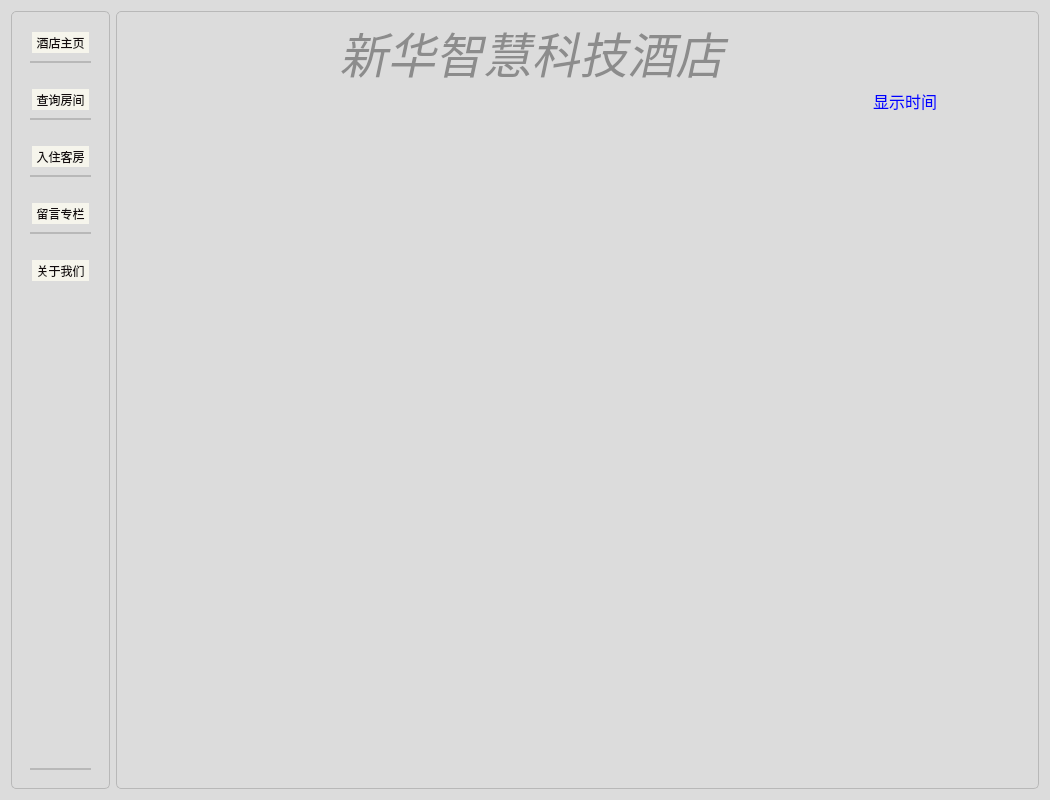
<?xml version="1.0" encoding="UTF-8"?>
<ui version="4.0">
 <class>clientWidget</class>
 <widget class="QWidget" name="clientWidget">
  <property name="geometry">
   <rect>
    <x>0</x>
    <y>0</y>
    <width>1050</width>
    <height>800</height>
   </rect>
  </property>
  <property name="windowTitle">
   <string>Form</string>
  </property>
  <property name="styleSheet">
   <string notr="true">QWidget#frmLogin,QWidget#frmPopup,QWidget#frmHostInfo,QWidget#frmLogout,QWidget#frmConfig,QWidget#frmData,QWidget#frmDefence,QWidget#frmHost,QWidget#frmMain,QWidget#frmPwd,QWidget#frmSelect,QWidget#frmMessageBox{
	
	border:1px solid #454648;
	border-radius:0px;	
}
.QFrame{
	border:1px solid #B8B8B8;
	border-radius:5px;
}
QWidget#widget_title{
	background: qlineargradient(spread:pad, x1:0, y1:0, x2:0, y2:1, stop:0 #454648, stop:1 #7A7A7A);
}
QWidget
{
	
	background-color: rgb(220, 220, 220);
}
QLabel#lab_Ico,QLabel#lab_Title{
	border-radius:0px;
	color: #F0F0F0;
	background-color:rgba(0,0,0,0);
	border-style:none;
}

QLineEdit {
	border: 1px solid #B8B8B8;
	border-radius: 5px;
	padding: 2px;
	background: none;
	selection-background-color: #454648;
}

QLineEdit[echoMode=&quot;2&quot;] { 
	lineedit-password-character: 9679; 
}

.QGroupBox{
	border: 1px solid #B8B8B8;
	border-radius: 5px;
}

/*提示标题*/
.QToolTip
{
    background: #f6f5ec;        /*背景颜色*/
    opacity:255;                /*透明度*/
    border: 1px solid #130c0e;  /*边框宽度样式及颜色*/
    color:#130c0e;              /*字体颜色*/
}
.QPushButton{
	border-style: none;
	border: 0px;
	color: #F0F0F0;
	padding: 5px;	
	min-height: 20px;
	border-radius:5px;
	background: qlineargradient(spread:pad, x1:0, y1:0, x2:0, y2:1, stop:0 #454648, stop:1 #7A7A7A); 
}

.QPushButton[focusPolicy=&quot;0&quot;] {
	border-style: none;
	border: 0px;
	color: #F0F0F0;
	padding: 0px;	
	min-height: 10px;
	border-radius:3px;
	background: qlineargradient(spread:pad, x1:0, y1:0, x2:0, y2:1, stop:0 #454648, stop:1 #7A7A7A); 
}

.QPushButton:hover{ 
	background: qlineargradient(spread:pad, x1:0, y1:0, x2:0, y2:1, stop:0 #B8B8B8, stop:1 #D6D6D6);
}

.QPushButton:pressed{ 
	background: qlineargradient(spread:pad, x1:0, y1:0, x2:0, y2:1, stop:0 #454648, stop:1 #7A7A7A);
}

QPushButton#btnMenu,QPushButton#btnMenu_Min,QPushButton#btnMenu_Max,QPushButton#btnMenu_Close{
	border-radius:0px;
	color: #F0F0F0;
	background-color:rgba(0,0,0,0);
	border-style:none;
}

QPushButton#btnMenu:hover,QPushButton#btnMenu_Min:hover,QPushButton#btnMenu_Max:hover{
	background-color: qlineargradient(spread:pad, x1:0, y1:1, x2:0, y2:0, stop:0 rgba(25, 134, 199, 0), stop:1 #B8B8B8);
}

QPushButton#btnMenu_Close:hover{
	background-color: qlineargradient(spread:pad, x1:0, y1:1, x2:0, y2:0, stop:0 rgba(238, 0, 0, 128), stop:1 rgba(238, 44, 44, 255));
}

QCheckBox {
	spacing: 2px; 
}

QCheckBox::indicator {
	width: 20px;
	height: 20px;
}

QCheckBox::indicator:unchecked {
	image: url(:/qss/clientcss/checkbox_unchecked.png);
}

QCheckBox::indicator:checked {
	image: url(:/qss/clientcss/checkbox_checked.png); 
}

QRadioButton {
	spacing: 2px;
}

QRadioButton::indicator {
	width: 15px; 
	height: 15px; 
}

QRadioButton::indicator::unchecked {
	image: url(:/qss/clientcss/radio_normal.png); 
}

QRadioButton::indicator::checked {
	image: url(:/qss/clientcss/radio_selected.png); 
}

QComboBox,QDateEdit{
	border-radius: 3px;
	padding: 1px 10px 1px 5px;
	border: 1px solid #B8B8B8;
}

QComboBox::drop-down,QDateEdit::drop-down {
	subcontrol-origin: padding;
	subcontrol-position: top right;
	width: 15px; 
	border-left-width: 1px;
	border-left-style: solid;
	border-top-right-radius: 3px;
	border-bottom-right-radius: 3px;
	border-left-color: #B8B8B8;
}

QComboBox::down-arrow,QDateEdit::down-arrow {
	image: url(:/qss/clientcss/array_down.png); 
}

QMenu {
	background-color:#F0F0F0;
	margin: 2px;
}

QMenu::item {	
	padding: 2px 12px 2px 12px;
}

QMenu::indicator {
	width: 13px;
	height: 13px;
}

QMenu::item:selected {
	color: #F0F0F0;
	background: qlineargradient(spread:pad, x1:0, y1:0, x2:0, y2:1, stop:0 #454648, stop:1 #7A7A7A); 
}

QMenu::separator {
	height: 1px;
	background: #B8B8B8;
}

QProgressBar {
	border-radius: 5px;
	text-align: center;
	border: 1px solid #B8B8B8;
}

QProgressBar::chunk {
	width: 5px; 
	margin: 0.5px;
	background-color: #454648;
}

QSlider::groove:horizontal,QSlider::add-page:horizontal { 
	background: #808080; 
	height: 8px; 
	border-radius: 3px; 
}

QSlider::sub-page:horizontal {
	height: 8px; 
	border-radius: 3px;
	background: qlineargradient(spread:pad, x1:0, y1:0, x2:0, y2:1, stop:0 #454648, stop:1 #7A7A7A); 
}

QSlider::handle:horizontal {
	width: 13px; 
	margin-top: -3px; 
	margin-bottom: -3px; 
	border-radius: 6px;
	background: qradialgradient(spread:pad, cx:0.5, cy:0.5, radius:0.5, fx:0.5, fy:0.5,stop:0.6 #F0F0F0, stop:0.778409 #B8B8B8);
}

QSlider::handle:horizontal:hover {
	background: qradialgradient(spread: pad, cx: 0.5, cy: 0.5, radius: 0.5, fx: 0.5, fy: 0.5, stop: 0.6 #F0F0F0,stop:0.778409 #454648);
}

QSlider::groove:vertical,QSlider::sub-page:vertical {
	background:#808080; 
	width: 8px; 
	border-radius: 3px;
}

QSlider::add-page:vertical {
	width: 8px;
	border-radius: 3px;
	background: qlineargradient(spread:pad, x1:0, y1:0, x2:0, y2:1, stop:0 #454648, stop:1 #7A7A7A); 
}

QSlider::handle:vertical {
	height: 14px; 
	margin-left: -3px;
	margin-right: -3px;
	border-radius: 6px;
	background: qradialgradient(spread: pad, cx: 0.5, cy: 0.5, radius: 0.5, fx: 0.5, fy: 0.5, stop: 0.6 #F0F0F0, stop:0.778409 #B8B8B8);
}

QSlider::handle:vertical:hover {
	background: qradialgradient(spread: pad, cx: 0.5, cy: 0.5, radius: 0.5, fx: 0.5, fy: 0.5, stop: 0.6 #F0F0F0,stop:0.778409 #454648);
}

QScrollBar:vertical {
	width:10px; 
	background-color:rgba(0,0,0,0%); 
	padding-top:10px; 
	padding-bottom:10px;
}

QScrollBar:horizontal {
	height:10px; 
	background-color:rgba(0,0,0,0%); 
	padding-left:10px; padding-right:10px;
}

QScrollBar::handle:vertical {
	width:10px;
	background: qlineargradient(spread:pad, x1:0, y1:0, x2:0, y2:1, stop:0 #B8B8B8, stop:1 #D6D6D6); 
}

QScrollBar::handle:horizontal {
	height:10px;
	background: qlineargradient(spread:pad, x1:0, y1:0, x2:0, y2:1, stop:0 #B8B8B8, stop:1 #D6D6D6); 
}

QScrollBar::handle:vertical:hover {
	width:10px;
	background: qlineargradient(spread:pad, x1:0, y1:0, x2:0, y2:1, stop:0 #454648, stop:1 #7A7A7A); 
}

QScrollBar::handle:horizontal:hover {
	height:10px;
	background: qlineargradient(spread:pad, x1:0, y1:0, x2:0, y2:1, stop:0 #454648, stop:1 #7A7A7A); 
}

QScrollBar::add-line:vertical {
	height:10px;
	width:10px;
	subcontrol-position: bottom; 
	subcontrol-origin: margin;
	border-image:url(:/qss/clientcss/add-line_vertical.png);
}

QScrollBar::add-line:horizontal {
	height:10px;
	width:10px;
	subcontrol-position: right;
	subcontrol-origin: margin;
	border-image:url(:/qss/clientcss/add-line_horizontal.png);
}

QScrollBar::sub-line:vertical {
	height:10px;
	width:10px;
	subcontrol-position: top; 
	subcontrol-origin: margin;
	border-image:url(:/qss/clientcss/sub-line_vertical.png);
}

QScrollBar::sub-line:horizontal {
	height:10px;
	width:10px;
	subcontrol-position: left;
	subcontrol-origin: margin;
	border-image:url(:/qss/clientcss/sub-line_horizontal.png);
}

QScrollBar::add-page:vertical,QScrollBar::sub-page:vertical {
	width:10px;
	background: #C0C0C0;
}

QScrollBar::add-page:horizontal,QScrollBar::sub-page:horizontal {
	height:10px;
	background: #C0C0C0;
}

QScrollArea {
	border: 0px ; 
}

QTreeView,QListView,QTableView{
	border: 1px solid #B8B8B8; 
	selection-background-color: #454648;
	selection-color: #F0F0F0;
}

QTableView::item:selected, QListView::item:selected, QTreeView::item:selected {
	color: #F0F0F0;
	background: qlineargradient(spread:pad, x1:0, y1:0, x2:0, y2:1, stop:0 #454648, stop:1 #7A7A7A); 
}

QTableView::item:hover, QListView::item:hover, QTreeView::item:hover {
	color: #F0F0F0;
	background: qlineargradient(spread:pad, x1:0, y1:0, x2:0, y2:1, stop:0 #B8B8B8, stop:1 #D6D6D6); 
}

QTableView::item, QListView::item, QTreeView::item {
	padding: 5px; 
	margin: 0px; 
}

QHeaderView::section {
	padding:3px;
	margin:0px;
	color:#F0F0F0;
	border: 1px solid #F0F0F0;
	background: qlineargradient(spread:pad, x1:0, y1:0, x2:0, y2:1, stop:0 #B8B8B8, stop:1 #D6D6D6);
}

QTabBar::tab {
	border-bottom-left-radius:0px;
	border-bottom-right-radius:0px;
	color: #F0F0F0;
	min-width: 60px;
	min-height: 20px;
	padding: 3px 8px 3px 8px;
	margin:1px;
	background: qlineargradient(spread:pad, x1:0, y1:0, x2:0, y2:1, stop:0 #B8B8B8, stop:1 #D6D6D6); 
}

QTabBar::tab:selected, QTabBar::tab:hover {
	background: qlineargradient(spread:pad, x1:0, y1:0, x2:0, y2:1, stop:0 #454648, stop:1 #7A7A7A); 
}

QStatusBar::item {
     border: 1px solid #B8B8B8;
     border-radius: 3px;
}
</string>
  </property>
  <layout class="QHBoxLayout" name="horizontalLayout">
   <item>
    <widget class="QGroupBox" name="groupBox">
     <property name="styleSheet">
      <string notr="true">QToolButton
{
    background: #f6f5ec;        /*背景颜色*/
    border: 0px solid #b1b1b1;  /*边框宽度样式及颜色*/
    color:#130c0e;              /*字体颜色*/
    margin: 2px 2px 2px 2px;    /*外边距 上右下左*/
}
/*鼠标滑过*/
QToolButton:hover
{
    background: #50b7c1;    /*背景颜色*/
    color:#ffffff;          /*字体颜色*/
}
/*鼠标按下*/
QToolButton:pressed
{
    background: #208791;    /*背景颜色*/
    color:#ffffff;          /*字体颜色*/
}
/*选中状态*/
QToolButton:checked
{
    background: #9ACD32;    /*背景颜色*/
    color:#ffffff;          /*字体颜色*/
}
/*鼠标滑过选中状态*/
QToolButton:checked:hover
{
    background: #7aad12;    /*背景颜色*/
    color:#ffffff;          /*字体颜色*/
}</string>
     </property>
     <property name="title">
      <string/>
     </property>
     <layout class="QVBoxLayout" name="verticalLayout_9">
      <item>
       <widget class="QWidget" name="widget_2" native="true">
        <layout class="QVBoxLayout" name="verticalLayout_3">
         <item>
          <widget class="QToolButton" name="hotel_toolButton">
           <property name="font">
            <font>
             <family>微软雅黑</family>
            </font>
           </property>
           <property name="styleSheet">
            <string notr="true"/>
           </property>
           <property name="text">
            <string>酒店主页</string>
           </property>
           <property name="icon">
            <iconset resource="qicon.qrc">
             <normaloff>:/icon/hotel.png</normaloff>:/icon/hotel.png</iconset>
           </property>
           <property name="iconSize">
            <size>
             <width>150</width>
             <height>50</height>
            </size>
           </property>
           <property name="checkable">
            <bool>true</bool>
           </property>
           <property name="toolButtonStyle">
            <enum>Qt::ToolButtonTextUnderIcon</enum>
           </property>
          </widget>
         </item>
         <item>
          <widget class="Line" name="line">
           <property name="maximumSize">
            <size>
             <width>160</width>
             <height>2</height>
            </size>
           </property>
           <property name="orientation">
            <enum>Qt::Horizontal</enum>
           </property>
          </widget>
         </item>
        </layout>
       </widget>
      </item>
      <item>
       <widget class="QWidget" name="widget_3" native="true">
        <layout class="QVBoxLayout" name="verticalLayout_4">
         <item>
          <widget class="QToolButton" name="findroom_toolButton">
           <property name="font">
            <font>
             <family>微软雅黑</family>
            </font>
           </property>
           <property name="styleSheet">
            <string notr="true"/>
           </property>
           <property name="text">
            <string>查询房间</string>
           </property>
           <property name="icon">
            <iconset resource="qicon.qrc">
             <normaloff>:/icon/searchInfo.png</normaloff>:/icon/searchInfo.png</iconset>
           </property>
           <property name="iconSize">
            <size>
             <width>150</width>
             <height>50</height>
            </size>
           </property>
           <property name="checkable">
            <bool>true</bool>
           </property>
           <property name="toolButtonStyle">
            <enum>Qt::ToolButtonTextUnderIcon</enum>
           </property>
          </widget>
         </item>
         <item>
          <widget class="Line" name="line_2">
           <property name="maximumSize">
            <size>
             <width>160</width>
             <height>2</height>
            </size>
           </property>
           <property name="orientation">
            <enum>Qt::Horizontal</enum>
           </property>
          </widget>
         </item>
        </layout>
       </widget>
      </item>
      <item>
       <widget class="QWidget" name="widget_5" native="true">
        <layout class="QVBoxLayout" name="verticalLayout_5">
         <item>
          <widget class="QToolButton" name="food_toolButton">
           <property name="font">
            <font>
             <family>微软雅黑</family>
            </font>
           </property>
           <property name="text">
            <string>入住客房</string>
           </property>
           <property name="icon">
            <iconset resource="qicon.qrc">
             <normaloff>:/icon/tab04.png</normaloff>:/icon/tab04.png</iconset>
           </property>
           <property name="iconSize">
            <size>
             <width>150</width>
             <height>50</height>
            </size>
           </property>
           <property name="checkable">
            <bool>true</bool>
           </property>
           <property name="toolButtonStyle">
            <enum>Qt::ToolButtonTextUnderIcon</enum>
           </property>
          </widget>
         </item>
         <item>
          <widget class="Line" name="line_3">
           <property name="maximumSize">
            <size>
             <width>16777215</width>
             <height>2</height>
            </size>
           </property>
           <property name="orientation">
            <enum>Qt::Horizontal</enum>
           </property>
          </widget>
         </item>
        </layout>
       </widget>
      </item>
      <item>
       <widget class="QWidget" name="widget_7" native="true">
        <layout class="QVBoxLayout" name="verticalLayout_7">
         <item>
          <widget class="QToolButton" name="message_toolButton">
           <property name="font">
            <font>
             <family>微软雅黑</family>
            </font>
           </property>
           <property name="text">
            <string>留言专栏</string>
           </property>
           <property name="icon">
            <iconset resource="qicon.qrc">
             <normaloff>:/icon/leavemessage.png</normaloff>:/icon/leavemessage.png</iconset>
           </property>
           <property name="iconSize">
            <size>
             <width>150</width>
             <height>50</height>
            </size>
           </property>
           <property name="checkable">
            <bool>true</bool>
           </property>
           <property name="toolButtonStyle">
            <enum>Qt::ToolButtonTextUnderIcon</enum>
           </property>
          </widget>
         </item>
         <item>
          <widget class="Line" name="line_5">
           <property name="maximumSize">
            <size>
             <width>16777215</width>
             <height>2</height>
            </size>
           </property>
           <property name="orientation">
            <enum>Qt::Horizontal</enum>
           </property>
          </widget>
         </item>
        </layout>
       </widget>
      </item>
      <item>
       <widget class="QWidget" name="widget_6" native="true">
        <layout class="QVBoxLayout" name="verticalLayout_6">
         <item>
          <widget class="QToolButton" name="Aboutus_toolButton">
           <property name="font">
            <font>
             <family>微软雅黑</family>
            </font>
           </property>
           <property name="text">
            <string>关于我们</string>
           </property>
           <property name="icon">
            <iconset resource="qicon.qrc">
             <normaloff>:/icon/aboutus.png</normaloff>:/icon/aboutus.png</iconset>
           </property>
           <property name="iconSize">
            <size>
             <width>150</width>
             <height>50</height>
            </size>
           </property>
           <property name="checkable">
            <bool>true</bool>
           </property>
           <property name="toolButtonStyle">
            <enum>Qt::ToolButtonTextUnderIcon</enum>
           </property>
          </widget>
         </item>
         <item>
          <spacer name="verticalSpacer">
           <property name="orientation">
            <enum>Qt::Vertical</enum>
           </property>
           <property name="sizeHint" stdset="0">
            <size>
             <width>20</width>
             <height>40</height>
            </size>
           </property>
          </spacer>
         </item>
         <item>
          <widget class="Line" name="line_4">
           <property name="maximumSize">
            <size>
             <width>16777215</width>
             <height>2</height>
            </size>
           </property>
           <property name="orientation">
            <enum>Qt::Horizontal</enum>
           </property>
          </widget>
         </item>
        </layout>
       </widget>
      </item>
     </layout>
    </widget>
   </item>
   <item>
    <widget class="QGroupBox" name="groupBox_2">
     <property name="title">
      <string/>
     </property>
     <layout class="QVBoxLayout" name="verticalLayout_8" stretch="1,5">
      <item>
       <widget class="QWidget" name="topwidget" native="true">
        <widget class="QWidget" name="verticalLayoutWidget">
         <property name="geometry">
          <rect>
           <x>0</x>
           <y>0</y>
           <width>811</width>
           <height>112</height>
          </rect>
         </property>
         <layout class="QVBoxLayout" name="verticalLayout_2" stretch="6,1,1">
          <item>
           <widget class="QLabel" name="label">
            <property name="font">
             <font>
              <family>Snap ITC</family>
              <pointsize>36</pointsize>
              <weight>50</weight>
              <italic>true</italic>
              <bold>false</bold>
              <underline>false</underline>
              <strikeout>false</strikeout>
             </font>
            </property>
            <property name="layoutDirection">
             <enum>Qt::LeftToRight</enum>
            </property>
            <property name="autoFillBackground">
             <bool>false</bool>
            </property>
            <property name="styleSheet">
             <string notr="true">color: rgb(140, 140, 140, 255);</string>
            </property>
            <property name="text">
             <string>新华智慧科技酒店</string>
            </property>
            <property name="alignment">
             <set>Qt::AlignCenter</set>
            </property>
           </widget>
          </item>
          <item>
           <widget class="QLabel" name="time_lable">
            <property name="font">
             <font>
              <family>微软雅黑</family>
              <pointsize>12</pointsize>
             </font>
            </property>
            <property name="contextMenuPolicy">
             <enum>Qt::DefaultContextMenu</enum>
            </property>
            <property name="layoutDirection">
             <enum>Qt::RightToLeft</enum>
            </property>
            <property name="styleSheet">
             <string notr="true">color: rgb(0, 0, 255);</string>
            </property>
            <property name="text">
             <string>显示时间</string>
            </property>
            <property name="alignment">
             <set>Qt::AlignRight|Qt::AlignTrailing|Qt::AlignVCenter</set>
            </property>
           </widget>
          </item>
          <item>
           <widget class="QLabel" name="label_3">
            <property name="text">
             <string/>
            </property>
           </widget>
          </item>
         </layout>
        </widget>
       </widget>
      </item>
      <item>
       <widget class="QWidget" name="bottomwidget" native="true">
        <property name="styleSheet">
         <string notr="true"/>
        </property>
        <layout class="QHBoxLayout" name="horizontalLayout_2">
         <item>
          <widget class="QStackedWidget" name="stackedWidget"/>
         </item>
        </layout>
       </widget>
      </item>
     </layout>
    </widget>
   </item>
  </layout>
 </widget>
 <resources>
  <include location="qicon.qrc"/>
 </resources>
 <connections/>
</ui>
